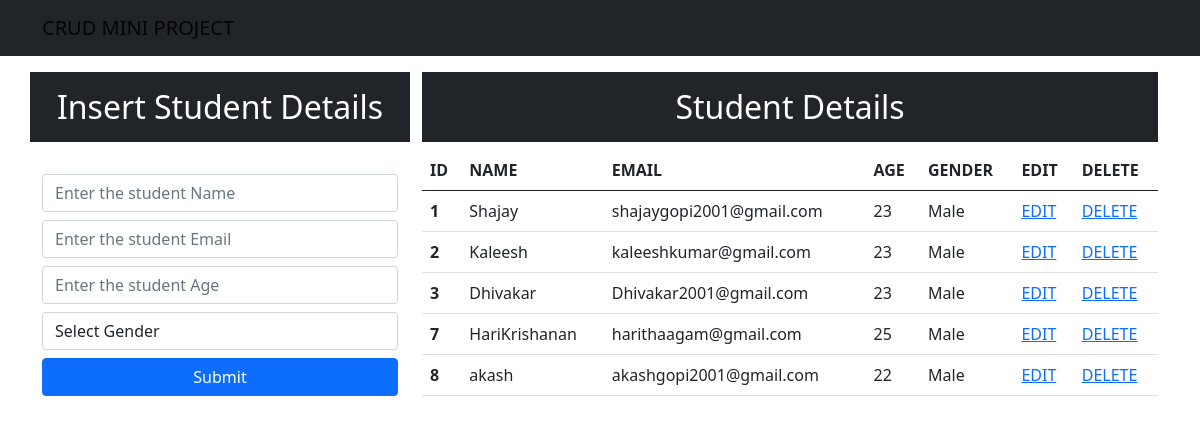
Before: / with the older database file.
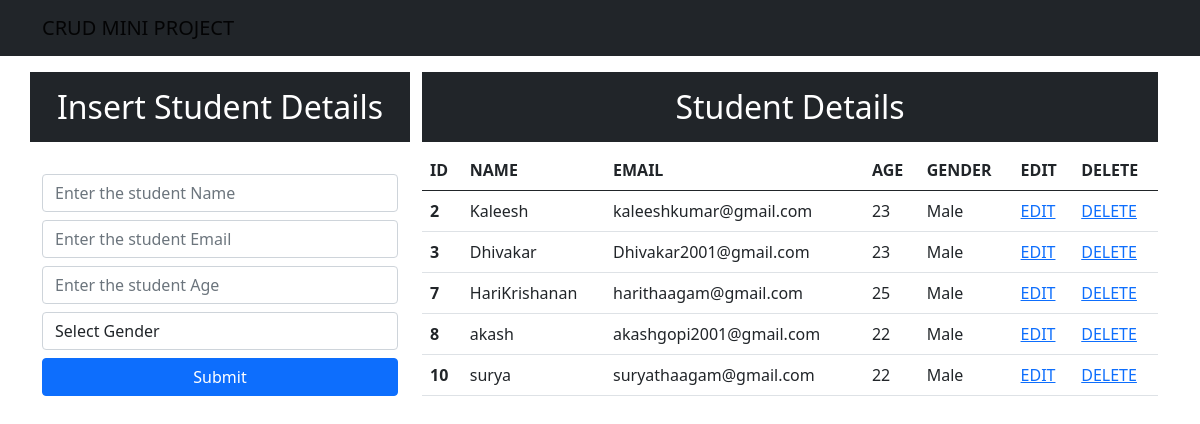
After: the same page with the newer database file.
### app/models.py (models this page shows)
class Student(models.Model):
    name = models.CharField(max_length=25,blank=False,null=False)
    email=models.EmailField()
    age=models.IntegerField()
    gender=models.CharField(max_length=25,blank=False,null=False)
    def __str__(self):
        return self.name

### app/views.py (the view)
# urls.py: path('',views.index,name="index"),
def index(request):
    data = Student.objects.all()
    print(data)
    context={"data":data}
    return render(request,"index.html",context)

### Templates/index.html (shortened to what this page needs)
<!doctype html>
<html lang="en">
<head>
    <link href="https://cdn.jsdelivr.net/npm/bootstrap@5.0.2/dist/css/bootstrap.min.css" rel="stylesheet">
</head>
<body>
<nav class="navbar navbar-expand-lg navbar-light bg-dark">
    <div class="container-md text-center">
        <a class="navbar-brand" href="/">CRUD MINI PROJECT</a>
    </div>
</nav>
<div class="container mt-3">
    <div class="row">
        <div class="col-md-4">
            <div class="row">
                <h2 class="text-white bg-dark text-center p-3">Insert Student Details</h2>
            </div>
            <br/>
            <form action="/insert" method="post">
                <div class="form-group">
                    <input type="text" class="form-control" placeholder="Enter the student Name" name="name" required>
                </div>
                <div class="form-group">
                    <input type="email" class="form-control mt-2" placeholder="Enter the student Email" name="email" required>
                </div>
                <div class="form-group">
                    <input type="number" class="form-control mt-2" placeholder="Enter the student Age" name="age" required>
                    <div class="form-group mt-2">
                        <select id="gender" class="form-control" name="gender" required>
                            <option selected disabled>Select Gender</option>
                        </select>
                    </div>
                    <div class="d-grid gap-2">
                        <button type="submit" class="btn btn-primary mt-2">Submit</button>
                    </div>
                </div>
            </form>
        </div>
        <div class="col-md-8">
            <h2 class="text-center p-3 text-white bg-dark">Student Details</h2>
            <table class="table">
                <thead>
                  <tr>
                    <th scope="col">ID</th>
                    <th scope="col">NAME</th>
                    <th scope="col">EMAIL</th>
                    <th scope="col">AGE</th>
                    <th scope="col">GENDER</th>
                    <th scope="col">EDIT</th>
                    <th scope="col">DELETE</th>
                  </tr>
                </thead>
                <tbody>
                    {% for d in data %}
                  <tr>
                    <th scope="row">{{d.id}}</th>
                    <td>{{d.name}}</td>
                    <td>{{d.email}}</td>
                    <td>{{d.age}}</td>
                    <td>{{d.gender}}</td>
                    <td><a type="button" href="/update/{{d.id}}" classs="btn btn-outline-primary">EDIT</a></td>
                    <td><a type="button" href="/delete/{{d.id}}" classs="btn btn-outline-danger">DELETE</a></td>
                  </tr>
                  {% endfor %}
                </tbody>
              </table>
        </div>
    </div>
</div>
</body>
</html>

Changed rows visible on the page:
removed Student: id "1", name "Shajay", email "shajaygopi2001@gmail.com", age "23", gender "Male"
added Student: id "10", name "surya", email "suryathaagam@gmail.com", age "22", gender "Male"
